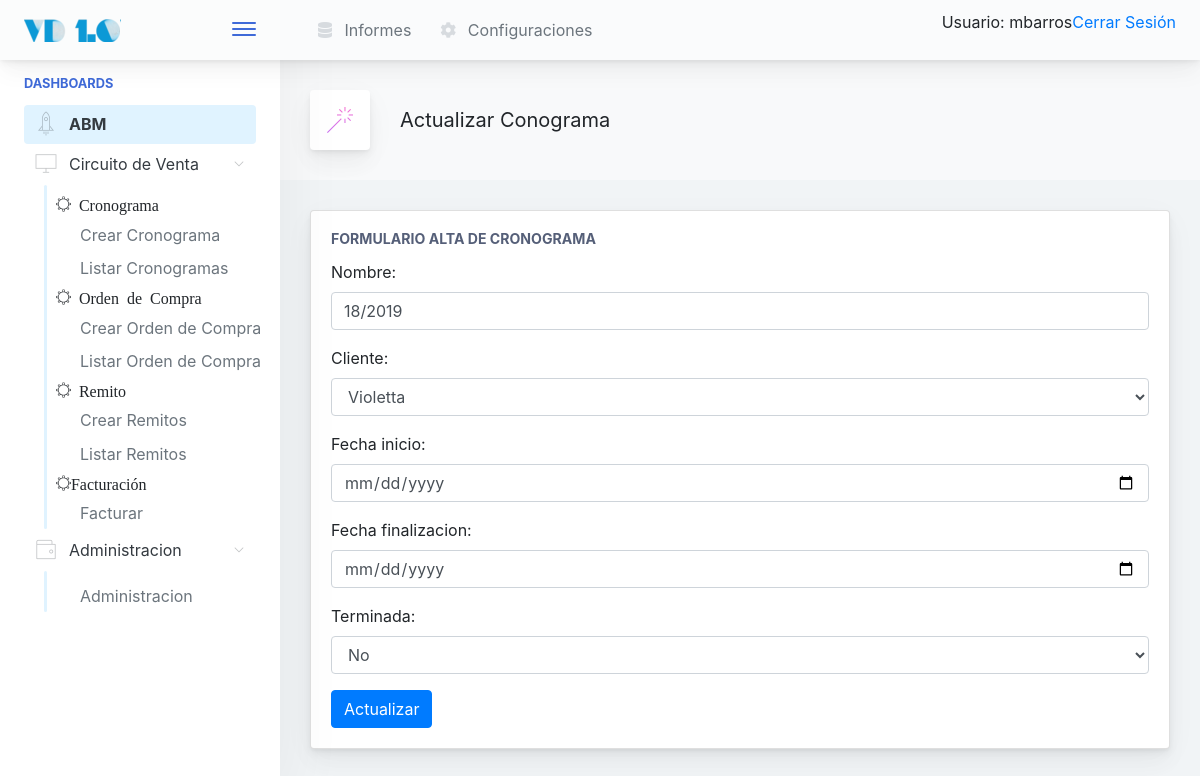
/venta/cronograma/actualizar/30 (signed in), run on the app's committed database.
### venta/models.py (models this page shows, shortened)
class Cronograma(models.Model):
        nombre                                  = models.CharField(max_length=20)
        cliente                                 = models.ForeignKey(Cliente, null=False, blank=False, on_delete=models.CASCADE)
        fecha_inicio                    = models.DateField(default='1983-01-17')
        fecha_finalizacion              = models.DateField(default='1983-01-17')
        terminada                               = models.BooleanField(default=False)

### venta/views.py (the view)
# urls.py: path('cronograma/actualizar/<int:pk>', CronogramaUpdate.as_view(), name='CronogramaUpdate'),
class CronogramaUpdate(LoginRequiredMixin, UpdateView):
	model= Cronograma
	template_name = 'venta/cronograma_form.html'
	form_class = CronogramaUpdateForm
	success_url = reverse_lazy('venta:CronogramaList')

### venta/forms.py
class CronogramaUpdateForm(forms.ModelForm):
	class Meta:
		model = Cronograma
		fields = ['nombre', 'cliente',  'fecha_inicio', 'fecha_finalizacion', 'terminada']
		widgets = 	{
            'nombre'				: forms.TextInput(attrs={'class': 'form-control', 'placeholder' : 'Ingrese un nombre, ejemplo: C14-2019'}),
            'cliente' 				: forms.Select(attrs={'class' : 'form-control'}),
            'fecha_inicio' 			: forms.DateInput(attrs={'class' : 'form-control', 'type' : 'date'}),
            'fecha_finalizacion' 	: forms.DateInput(attrs={'class' : 'form-control', 'type' : 'date'}),
            'terminada'				: forms.NullBooleanSelect(attrs={'class' : 'form-control'}),
        	   		}

### gral/models.py (called while the page is built)
    def __str__(self):
        return self.nombre_corto

### inicio/templates/venta/cronograma_form.html (shortened to what this page needs)
{% extends '../base.html' %}
{%  block cuerpo %}
<div class="app-page-title">
<div class="page-title-heading">
   <div class="page-title-icon">
         <i class="pe-7s-magic-wand icon-gradient bg-mixed-hopes"></i>
    </div>
		<div>{% if form.nombre.value|length > 0  %}
					Actualizar
			 {% else %}
			 		Crear
			 {% endif%}
			  Conograma
			 </div>
</div>
</div>
<div class="main-card mb-3 card">
   <div class="card-body">
   <h5 class="card-title">Formulario Alta de Cronograma</h5>
<form method="post">{% csrf_token %}
<p>
    {{ form.nombre.label_tag }}
    {{ form.nombre }}
</p>
<p>
    {{ form.cliente.label_tag }}
    {{ form.cliente }}
</p>
<p>
    {{ form.fecha_inicio.label_tag }}
    {{ form.fecha_inicio }}
</p>
<p>
    {{ form.fecha_finalizacion.label_tag }}
    {{ form.fecha_finalizacion }}
</p>
	{% if form.nombre.value|length > 0  %}
	<p>
	{{ form.terminada.label_tag }}
	{{ form.terminada }}
	</p>
	{% endif %}
    <button type="submit" class="btn btn-primary">
			{% if form.nombre.value|length > 0  %}
					Actualizar
			 {% else %}
			 		Guardar
			 {% endif%}
	</button>
</form>
</div>
</div>
{% endblock %}

### inicio/templates/base.html (shortened to what this page needs)
<!doctype html>
<html lang="es">
<head>
    {% include "./utils/base_cabecera.html" %}
</head>
<body>
    {% if user.is_authenticated %}
            <div class="app-container app-theme-white body-tabs-shadow fixed-sidebar fixed-header">
    {% else %}
        <div class="app-container app-theme-white body-tabs-shadow fixed-sidebar fixed-header closed-sidebar">
    {% endif %}
        <div class="app-header header-shadow">
            <div class="app-header__logo">
                <div class="logo-src"></div>
                <div class="header__pane ml-auto">
                    <div>
                        <button type="button" class="hamburger close-sidebar-btn hamburger--elastic" data-class="closed-sidebar">
                            <span class="hamburger-box">
                                <span class="hamburger-inner"></span>
                            </span>
                        </button>
                    </div>
                </div>
            </div>
                <div class="app-header__content">
                <div class="app-header-left">
                                               {% if user.is_authenticated %}
                    <ul class="header-menu nav">
                        <li class="nav-item">
                            <a href="javascript:void(0);" class="nav-link">
                                <i class="nav-link-icon fa fa-database"> </i>
                                Informes
                            </a>
                        </li>
                        <li class="dropdown nav-item">
                            <a href="{% url 'configuraciones:configuraciones' %}" class="nav-link">
                                <i class="nav-link-icon fa fa-cog"></i>
                                Configuraciones
                            </a>
                        </li>
                    </ul>
                 {% endif %}
                 </div>
                <div class="app-header-right">
                    <div class="header-btn-lg pr-0">
                        <div class="widget-content p-0">
                            <div class="widget-content-wrapper">
                                <div class="widget-content-left">
                                    <div class="btn-group">
    {% if user.is_authenticated %}
     <p>Usuario:  {{ user.get_username }}</p>
     <p><a href="{% url 'logout'%}?next={{request.path}}">Cerrar Sesión</a></p>
   {% else %}
     <p><a href="{% url 'login'%}?next={{request.path}}">Ingresar</a></p>
   {% endif %}
                                    </div>
                                </div>
                            </div>
                        </div>
                    </div>        </div>
            </div>
        </div>
               <div class="app-main">
                <div class="app-sidebar sidebar-shadow">
                        <div class="scrollbar-sidebar">
                        <div class="app-sidebar__inner">
                            {% if user.is_authenticated %}
                            <ul class="vertical-nav-menu">
                                <li class="app-sidebar__heading">Dashboards</li>
                                  <li>
                                     <a href="{% url 'inicio:abm' %}" class="mm-active">
                                        <i class="metismenu-icon pe-7s-rocket"></i>
                                        ABM
                                    </a>
                                </li>
                                <li>
                                    <a href="#">
                                        <i class="metismenu-icon pe-7s-monitor"></i>
                                        Circuito de Venta
                                        <i class="metismenu-state-icon pe-7s-angle-down caret-left"></i>
                                    </a>
                                    <ul>
                                    	<li><i class="pe-7s-settings">  Cronograma</i></li>
                                        <li>
                                            <a href="{% url 'venta:CronogramaCreate' %}">
                                                Crear Cronograma
                                            </a>
                                        </li>
                                         <li>
                                            <a href="{% url 'venta:CronogramaList' %}">
                                                Listar Cronogramas
                                            </a>
                                        </li>
                                    	<li><i class="pe-7s-settings">  Orden de Compra</i></li>
                                         <li>
                                            <a href="{% url 'venta:OrdenCompraCompleto' %}">
                                                Crear Orden de Compra
                                            </a>
                                        </li>
                                        <li>
                                            <a href="{% url 'venta:OrdenCompraList' %}">
                                                Listar Orden de Compra
                                            </a>
                                        </li>
                                    	<li><i class="pe-7s-settings">  Remito</i></li>
                                          <li>
                                            <a href="{% url 'venta:RemitoCrear' %}">
                                                Crear Remitos
                                            </a>
                                        </li>
                                        <li>
                                            <a href="{% url 'venta:RemitoListar' %}">
                                                Listar Remitos
                                            </a>
                                        </li>
                                        <li><i class="pe-7s-settings">Facturación</i></li>
                                                                           <li>
                                            <a href="{% url 'venta:RemitoCrear' %}">
                                                Facturar
                                            </a>
                                        </li>
                                    </ul>
                                                                    <li>
                                    <a href="#">
                                        <i class="metismenu-icon pe-7s-wallet"></i>
                                        Administracion
                                        <i class="metismenu-state-icon pe-7s-angle-down caret-left"></i>
                                    </a>
                                    <ul>
                                        <li>
                                            <a href="{% url 'admin:index' %}">
                                                Administracion
                                            </a>
                                        </li>
                                        </ul>
                                </li>
                            </ul>
                            {% endif %}
                        </div>
                    </div>
                </div>    <div class="app-main__outer">
                <div class="app-main__inner">
                                            {% if user.is_authenticated %}
			{% block cuerpo %}
			{% endblock %}
			{% else %}
			{% block sesion%}
			{% endblock %}
			{% endif %}
			</div>
    </div>
        </div>
    </div>
</body>
</html>

### data on the page
Cronograma: nombre "18/2019", cliente "Violetta", terminada "No"

### other printed values
{{ user.get_username }} "mbarros"
